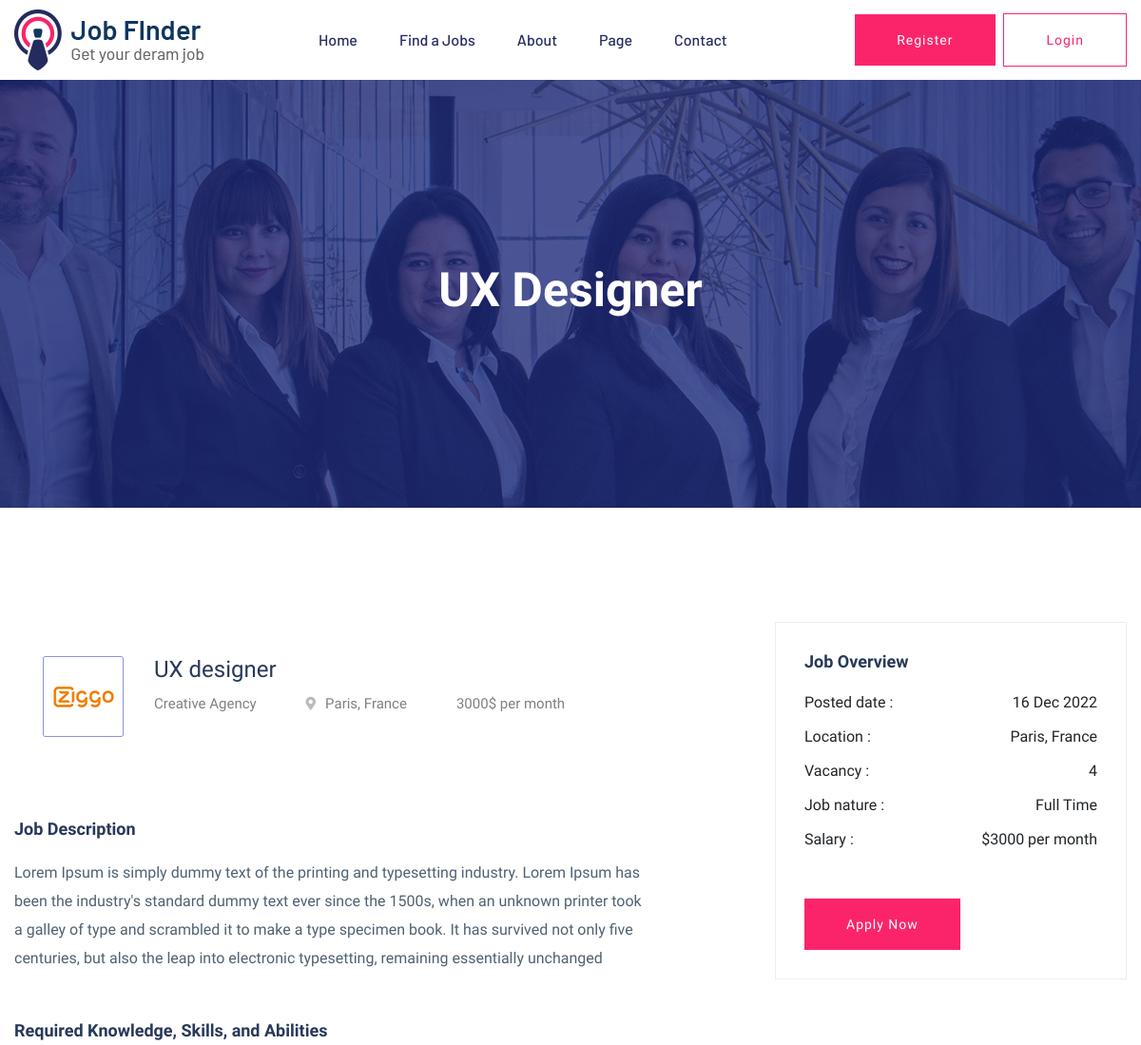
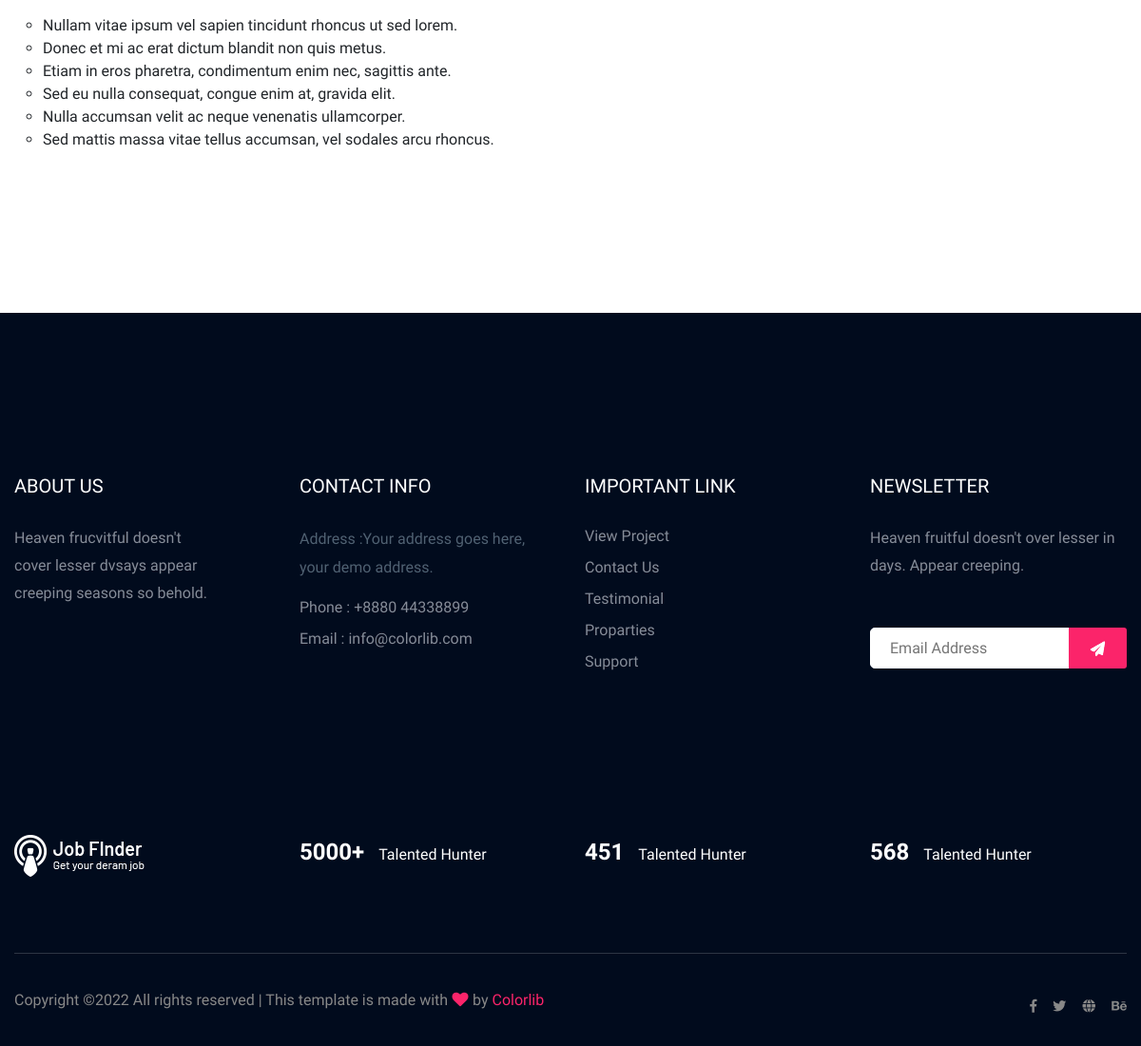
The app's page /job_detail/1/ with its own data (2 pictures, top to bottom).
### job/models.py (models this page shows, shortened)
class JobModel(models.Model):
    title = models.CharField(max_length=100)
    location = models.CharField(max_length=100)
    vacancy = models.IntegerField(default=1)
    job_type = models.CharField(max_length=50,choices=index)
    salary = models.IntegerField(default=0)
    description = models.TextField(max_length=1000)
    created = models.DateField(auto_now=True)

class Requirements(models.Model):
    require = models.CharField(max_length=100)
    job_title = models.ForeignKey(JobModel, on_delete=models.CASCADE)

### job/views.py (the view)
# urls.py: path('job_detail/<pk>/', views.job_detail , name='job_detail' ),
def job_detail(request, pk):
    job = JobModel.objects.get(pk=pk)
    requirements = Requirements.objects.filter(job_title=job)
    context = {
        'job':job,
        'requirements':requirements,
    }
    return render(request, 'job/job_detail.html', context)

### job/templates/job/job_detail.html
{% extends 'index.html' %}
{% load static %}
{% block content %}
<main>
    <div class="slider-area ">
    <div class="single-slider section-overly slider-height2 d-flex align-items-center" data-background="{% static 'img/hero/about.jpg' %}">
        <div class="container">
            <div class="row">
                <div class="col-xl-12">
                    <div class="hero-cap text-center">
                        <h2>{{job.title}}</h2>
                    </div>
                </div>
            </div>
        </div>
    </div>
    </div>
    <div class="job-post-company pt-120 pb-120">
        <div class="container">
            <div class="row justify-content-between">
                <div class="col-xl-7 col-lg-8">
                    <div class="single-job-items mb-50">
                        <div class="job-items">
                            <div class="company-img company-img-details">
                                <a href="#"><img src="{% static 'img/icon/job-list1.png' %}" alt=""></a>
                            </div>
                            <div class="job-tittle">
                                <a href="#">
                                    <h4>{{job.title}}</h4>
                                </a>
                                <ul>
                                    <li>Creative Agency</li>
                                    <li><i class="fas fa-map-marker-alt"></i>{{job.location}}</li>
                                    <li>{{job.salary}}$ per month</li>
                                </ul>
                            </div>
                        </div>
                    </div>
                    <div class="job-post-details">
                        <div class="post-details1 mb-50">
                            <div class="small-section-tittle">
                                <h4>Job Description</h4>
                            </div>
                            <p>{{job.description}}</p>
                        </div>
                        <div class="post-details2  mb-50">
                            <div class="small-section-tittle">
                                <h4>Required Knowledge, Skills, and Abilities</h4>
                            </div>
                           <ul>
                                {% for requires in requirements %}
                               <li>{{requires.require}}</li>
                               {% endfor %}
                           </ul>
                        </div>
                    </div>
                </div>
                <div class="col-xl-4 col-lg-4">
                    <div class="post-details3  mb-50">
                       <div class="small-section-tittle">
                           <h4>Job Overview</h4>
                       </div>
                      <ul>
                          <li>Posted date : <span>{{job.created|date:"d M Y"}}</span></li>
                          <li>Location : <span>{{job.location}}</span></li>
                          <li>Vacancy : <span>{{job.vacancy}}</span></li>
                          <li>Job nature : <span>{{job.job_type}}</span></li>
                          <li>Salary :  <span>${{job.salary}} per month</span></li>
                      </ul>
                     <div class="apply-btn2">
                        <a href="#" class="btn">Apply Now</a>
                     </div>
                </div>
            </div>
        </div>
    </div>
</main>
{% endblock %}

### templates/index.html (shortened to what this page needs)
{% load static %}
<!doctype html>
<html class="no-js" lang="zxx">
    <head>
            <link rel="stylesheet" href="{% static 'css/bootstrap.min.css' %}">
            <link rel="stylesheet" href="{% static 'css/owl.carousel.min.css' %}">
            <link rel="stylesheet" href="{% static 'css/flaticon.css' %}">
            <link rel="stylesheet" href="{% static 'css/price_rangs.css' %}">
            <link rel="stylesheet" href="{% static 'css/slicknav.css' %}">
            <link rel="stylesheet" href="{% static 'css/animate.min.css' %}">
            <link rel="stylesheet" href="{% static 'css/magnific-popup.css' %}">
            <link rel="stylesheet" href="{% static 'css/fontawesome-all.min.css' %}">
            <link rel="stylesheet" href="{% static 'css/themify-icons.css' %}">
            <link rel="stylesheet" href="{% static 'css/slick.css' %}">
            <link rel="stylesheet" href="{% static 'css/nice-select.css' %}">
            <link rel="stylesheet" href="{% static 'css/style.css' %}">
   </head>
   <body>
        {% include 'navbar.html' %}
        {% block content %}
        {% endblock %}
        {% include 'footer.html' %}
    </body>
</html>

### templates/navbar.html (shortened to what this page needs)
{% load static %}
<header>
   <div class="header-area header-transparrent">
       <div class="headder-top header-sticky">
            <div class="container">
                <div class="row align-items-center">
                    <div class="col-lg-3 col-md-2">
                        <div class="logo">
                            <a href="{% url 'home' %}"><img src="{% static 'img/logo/logo.png' %}" alt=""></a>
                        </div>
                    </div>
                    <div class="col-lg-9 col-md-9">
                        <div class="menu-wrapper">
                            <div class="main-menu">
                                <nav class="d-none d-lg-block">
                                    <ul id="navigation">
                                        <li><a href="{% url 'home' %}">Home</a></li>
                                        <li><a href="{% url 'job_listing' %}">Find a Jobs </a></li>
                                        <li><a href="about.html">About</a></li>
                                        <li><a href="#">Page</a>
                                        </li>
                                        <li><a href="contact.html">Contact</a></li>
                                    </ul>
                                </nav>
                            </div>
                            <div class="header-btn d-none f-right d-lg-block">
                                <a href="#" class="btn head-btn1">Register</a>
                                <a href="#" class="btn head-btn2">Login</a>
                            </div>
                        </div>
                    </div>
                    <div class="col-12">
                    </div>
                </div>
            </div>
       </div>
   </div>
</header>

### templates/footer.html (shortened to what this page needs)
{% load static %}
<footer>
    <div class="footer-area footer-bg footer-padding">
        <div class="container">
            <div class="row d-flex justify-content-between">
                <div class="col-xl-3 col-lg-3 col-md-4 col-sm-6">
                   <div class="single-footer-caption mb-50">
                     <div class="single-footer-caption mb-30">
                         <div class="footer-tittle">
                             <h4>About Us</h4>
                             <div class="footer-pera">
                                 <p>Heaven frucvitful doesn't cover lesser dvsays appear creeping seasons so behold.</p>
                            </div>
                         </div>
                     </div>
                   </div>
                </div>
                <div class="col-xl-3 col-lg-3 col-md-4 col-sm-5">
                    <div class="single-footer-caption mb-50">
                        <div class="footer-tittle">
                            <h4>Contact Info</h4>
                            <ul>
                                <li>
                                <p>Address :Your address goes
                                    here, your demo address.</p>
                                </li>
                                <li><a href="#">Phone : +8880 44338899</a></li>
                                <li><a href="#">Email : info@colorlib.com</a></li>
                            </ul>
                        </div>
                    </div>
                </div>
                <div class="col-xl-3 col-lg-3 col-md-4 col-sm-5">
                    <div class="single-footer-caption mb-50">
                        <div class="footer-tittle">
                            <h4>Important Link</h4>
                            <ul>
                                <li><a href="#"> View Project</a></li>
                                <li><a href="#">Contact Us</a></li>
                                <li><a href="#">Testimonial</a></li>
                                <li><a href="#">Proparties</a></li>
                                <li><a href="#">Support</a></li>
                            </ul>
                        </div>
                    </div>
                </div>
                <div class="col-xl-3 col-lg-3 col-md-4 col-sm-5">
                    <div class="single-footer-caption mb-50">
                        <div class="footer-tittle">
                            <h4>Newsletter</h4>
                            <div class="footer-pera footer-pera2">
                             <p>Heaven fruitful doesn't over lesser in days. Appear creeping.</p>
                         </div>
                         <div class="footer-form" >
                             <div id="mc_embed_signup">
                                 <form target="_blank" action="https://spondonit.us12.list-manage.com/subscribe/post?u=1462626880ade1ac87bd9c93a&amp;id=92a4423d01"
                                 method="get" class="subscribe_form relative mail_part">
                                     <input type="email" name="email" id="newsletter-form-email" placeholder="Email Address"
                                     class="placeholder hide-on-focus" onfocus="this.placeholder = ''"
                                     onblur="this.placeholder = ' Email Address '">
                                     <div class="form-icon">
                                         <button type="submit" name="submit" id="newsletter-submit"
                                         class="email_icon newsletter-submit button-contactForm"><img src="{% static 'img/icon/form.png' %}" alt=""></button>
                                     </div>
                                 </form>
                             </div>
                         </div>
                        </div>
                    </div>
                </div>
            </div>
           <div class="row footer-wejed justify-content-between">
                <div class="col-xl-3 col-lg-3 col-md-4 col-sm-6">
                    <div class="footer-logo mb-20">
                    <a href="index.html"><img src="{% static 'img/logo/logo2_footer.png' %}" alt=""></a>
                    </div>
                </div>
                <div class="col-xl-3 col-lg-3 col-md-4 col-sm-5">
                <div class="footer-tittle-bottom">
                    <span>5000+</span>
                    <p>Talented Hunter</p>
                </div>
                </div>
                <div class="col-xl-3 col-lg-3 col-md-4 col-sm-5">
                    <div class="footer-tittle-bottom">
                        <span>451</span>
                        <p>Talented Hunter</p>
                    </div>
                </div>
                <div class="col-xl-3 col-lg-3 col-md-4 col-sm-5">
                    <div class="footer-tittle-bottom">
                        <span>568</span>
                        <p>Talented Hunter</p>
                    </div>
                </div>
           </div>
        </div>
    </div>
    <div class="footer-bottom-area footer-bg">
        <div class="container">
            <div class="footer-border">
                 <div class="row d-flex justify-content-between align-items-center">
                     <div class="col-xl-10 col-lg-10 ">
                         <div class="footer-copy-right">
                             <p>
Copyright &copy;<script>document.write(new Date().getFullYear());</script> All rights reserved | This template is made with <i class="fa fa-heart" aria-hidden="true"></i> by <a href="https://colorlib.com" target="_blank">Colorlib</a>
</p>
                         </div>
                     </div>
                     <div class="col-xl-2 col-lg-2">
                         <div class="footer-social f-right">
                             <a href="#"><i class="fab fa-facebook-f"></i></a>
                             <a href="#"><i class="fab fa-twitter"></i></a>
                             <a href="#"><i class="fas fa-globe"></i></a>
                             <a href="#"><i class="fab fa-behance"></i></a>
                         </div>
                     </div>
                 </div>
            </div>
        </div>
    </div>
</footer>

### records on screen
JobModel: title "UX Designer", title "UX designer", location "Paris, France", salary "3000", description "Lorem Ipsum is simply dummy text of the printing and typesetting industry. Lorem Ipsum has been the industry's standard dummy text ever since the 1500s, when an unknown printer took a galley of type and scrambled it to make a type specimen book. It has survived not only five centuries, but also the leap into electronic typesetting, remaining essentially unchanged", created "16 Dec 2022", vacancy "4", job_type "Full Time"
Requirements: require "Nullam vitae ipsum vel sapien tincidunt rhoncus ut sed lorem."
Requirements: require "Donec et mi ac erat dictum blandit non quis metus."
Requirements: require "Etiam in eros pharetra, condimentum enim nec, sagittis ante."
Requirements: require "Sed eu nulla consequat, congue enim at, gravida elit."
Requirements: require "Nulla accumsan velit ac neque venenatis ullamcorper."
Requirements: require "Sed mattis massa vitae tellus accumsan, vel sodales arcu rhoncus."
